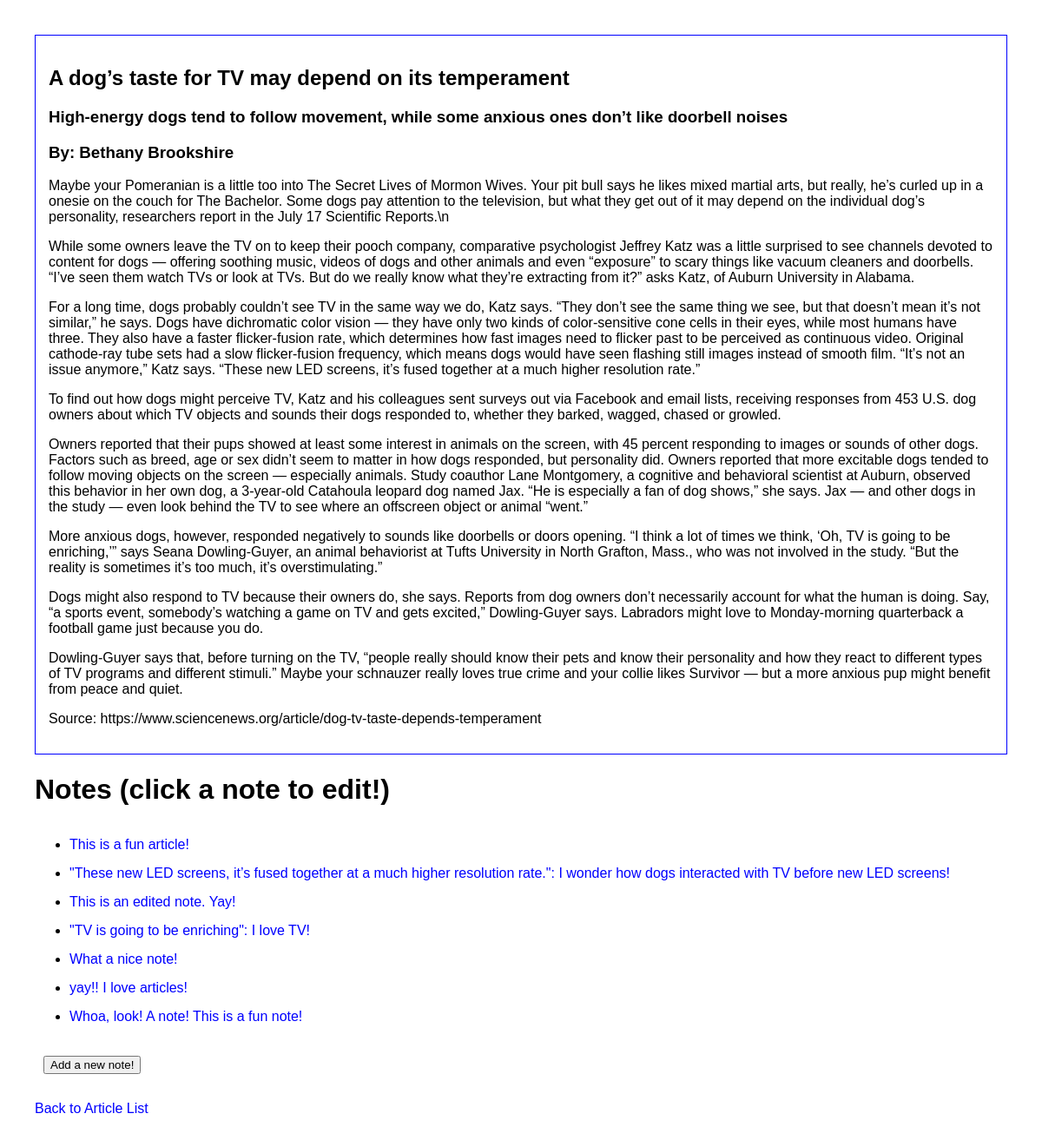
The app's page /annotation/1/, older data.
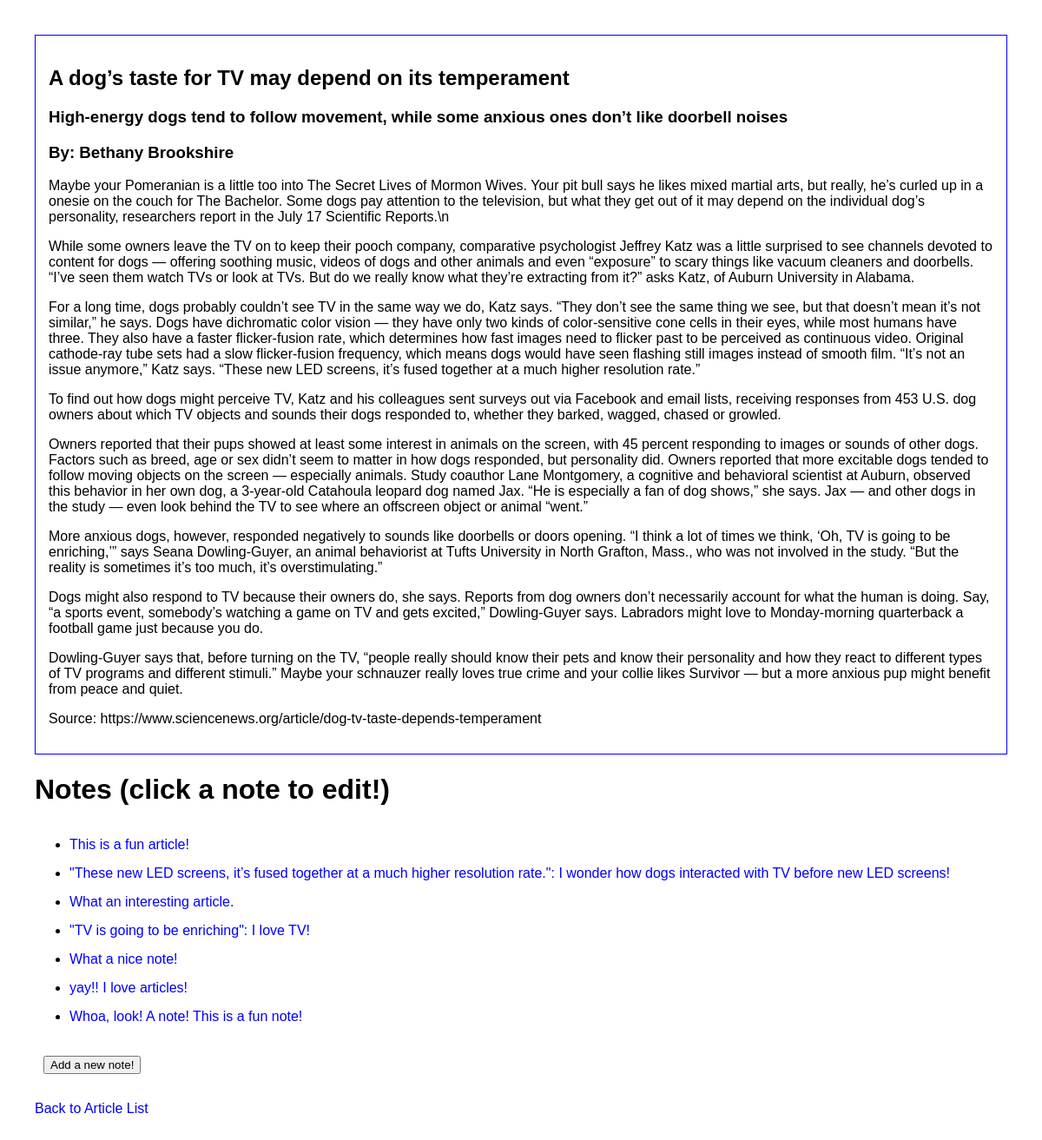
The same page, newer data.
### annotation/models.py (models this page shows, shortened)
class Note(models.Model):
    article = models.ForeignKey(Article, on_delete=models.CASCADE)
    selected_text = models.TextField(blank=True)
    note_text = models.TextField()
    creation_time = models.DateTimeField(auto_now_add=True)

### annotation/views.py (the view)
# urls.py: path("<int:article_id>/", views.detail, name="detail"),
def detail(request, article_id):
    current_article = Article.objects.get(pk=article_id)
    template = loader.get_template("annotation/detail.html")
    context = {
        "article": current_article,
        "notes": current_article.note_set.all()
    }
    return HttpResponse(template.render(context, request))

### annotation/templates/annotation/detail.html (shortened to what this page needs)
{% load static %}
<link rel="stylesheet" href="{% static 'annotation/style.css' %}">
<!doctype html>
<html lang="en-US">
    <head>
    </head>
    <body>
        <article>
            <h1>{{ article.title }}</h1>
            <h3>{{ article.subtitle|linebreaks }}</h3>
            <h3>By: {{ article.author }}</h3>
            <p>{{ article.body|linebreaks }}</p>
            <p>Source: {{ article.source }}</p>
        </article>
        <h1>Notes (click a note to edit!)</h1>
            {% if notes %}
                <ul>
                {% for note in notes %}
                    <li><a href="/annotation/{{ article.id }}/notes/{{ note.id }}/edit/">{% if note.selected_text %}"{{ note.selected_text }}": {% endif %}{{ note.note_text }}</a></li>
                {% endfor %}
                </ul>
            {% else %}
                <p>No notes have been created.</p>
            {% endif %}
            <button id="add-note-btn" class="btn btn-primary">Add a new note!</button>
        <a href="/annotation/">Back to Article List</a>
    </body>
</html>

Row changes from the older to the newer data that the page shows:
changed Note: note_text "This is an edited note. Yay!" → "What an interesting article."
